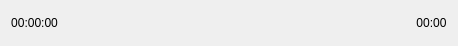
<?xml version="1.0" encoding="UTF-8"?>
<ui version="4.0">
 <class>EffectRange</class>
 <widget class="QWidget" name="EffectRange">
  <property name="geometry">
   <rect>
    <x>0</x>
    <y>0</y>
    <width>458</width>
    <height>46</height>
   </rect>
  </property>
  <property name="maximumSize">
   <size>
    <width>16777215</width>
    <height>54</height>
   </size>
  </property>
  <property name="windowTitle">
   <string>Form</string>
  </property>
  <layout class="QHBoxLayout" name="horizontalLayout_2">
   <item>
    <layout class="QHBoxLayout" name="horizontalLayout">
     <item>
      <layout class="QVBoxLayout" name="verticalLayout_5">
       <property name="spacing">
        <number>0</number>
       </property>
       <item>
        <layout class="QHBoxLayout" name="horizontalLayout_5">
         <property name="spacing">
          <number>0</number>
         </property>
        </layout>
       </item>
       <item>
        <layout class="QHBoxLayout" name="horizontalLayout_4">
         <property name="spacing">
          <number>0</number>
         </property>
         <item>
          <widget class="QLabel" name="startTime">
           <property name="text">
            <string>00:00:00</string>
           </property>
           <property name="alignment">
            <set>Qt::AlignCenter</set>
           </property>
          </widget>
         </item>
         <item>
          <spacer name="horizontalSpacer">
           <property name="orientation">
            <enum>Qt::Horizontal</enum>
           </property>
           <property name="sizeHint" stdset="0">
            <size>
             <width>40</width>
             <height>20</height>
            </size>
           </property>
          </spacer>
         </item>
         <item>
          <layout class="QVBoxLayout" name="verticalLayout"/>
         </item>
         <item>
          <spacer name="horizontalSpacer_2">
           <property name="orientation">
            <enum>Qt::Horizontal</enum>
           </property>
           <property name="sizeHint" stdset="0">
            <size>
             <width>40</width>
             <height>20</height>
            </size>
           </property>
          </spacer>
         </item>
         <item>
          <widget class="QLabel" name="endTime">
           <property name="text">
            <string>00:00</string>
           </property>
           <property name="alignment">
            <set>Qt::AlignCenter</set>
           </property>
          </widget>
         </item>
        </layout>
       </item>
      </layout>
     </item>
    </layout>
   </item>
  </layout>
 </widget>
 <resources/>
 <connections/>
</ui>
